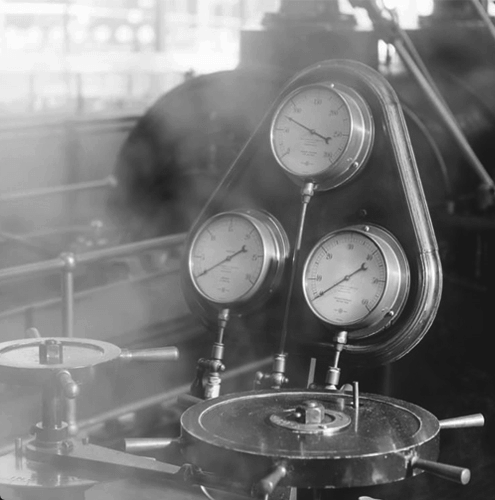
#> input picture OpenCV/treinamento-jaguar/Imagens/maquina.png, 495 x 500 px, given in place of the camera
$ python tracking_rescue.py
#> lines starting #> are read from the running program, lines starting #| are printed output that depends on the picture; after the words box and inside, x2 and y2 are one past the last pixel; in counts of white or black regions, pixels touching at a corner belong together
import cv2
import numpy
import numpy as np

camera = cv2.VideoCapture(0)
#kernel = numpy.ones((5 ,5), numpy.uint8)

while True:
    _, img = camera.read()
#> img is the input picture: shape (500, 495, 3); mean B, G, R 120.4, 120.4, 120.4

    #img = cv2.resize(img, (200, 400))

    #gray = cv2.cvtColor(img, cv2.COLOR_BGRA2GRAY)

    lowerPreto = np.array([0, 0, 0])
    upperPreto = np.array([100, 100, 100])

    mascara = cv2.inRange(img, lowerPreto, upperPreto)
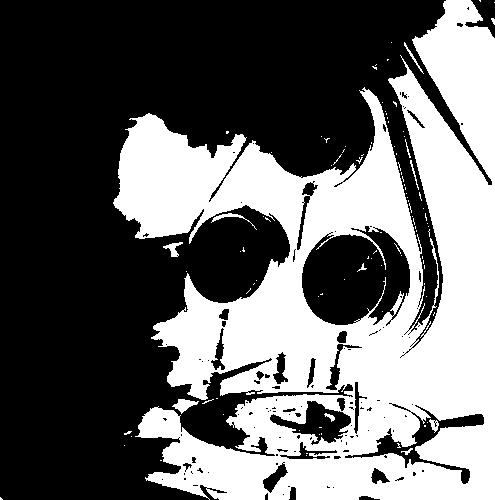
#> mascara: shape (500, 495); 40.4% white; 100 white regions (89 under 20 px)

    contours, hierarchy = cv2.findContours(mascara, cv2.RETR_TREE, cv2.CHAIN_APPROX_SIMPLE)
#> contours = 272 contours, 227 with area under 20; largest, box (x1, y1, x2, y2) and area: (113, 0, 495, 500) 111242, (301, 225, 411, 326) 8276, (344, 404, 485, 485) 2258, (269, 400, 352, 446) 1690, (325, 343, 363, 391) 380


    if contours:
        # [9 lines of commented-out code are left out]

        x, y, w, h = cv2.boundingRect(contours[10])
#> x = 426; y = 296; w = 1; h = 1

        #if max > 100.0 and max < 1000 :
        cv2.rectangle(img, (x,y), (x+w, y+h), (0, 0, 255), 3)
#> img: shape (500, 495, 3); 0.01% of pixels changed, all inside (x1, y1, x2, y2) = (424, 294, 430, 300)


    cv2.imshow("mask", mascara)
    cv2.imshow("detect", img)

    k = cv2.waitKey(100)
#> (key Esc is pressed here)
    if k == 27:
        break

cv2.destroyAllWindows()
camera.release()
